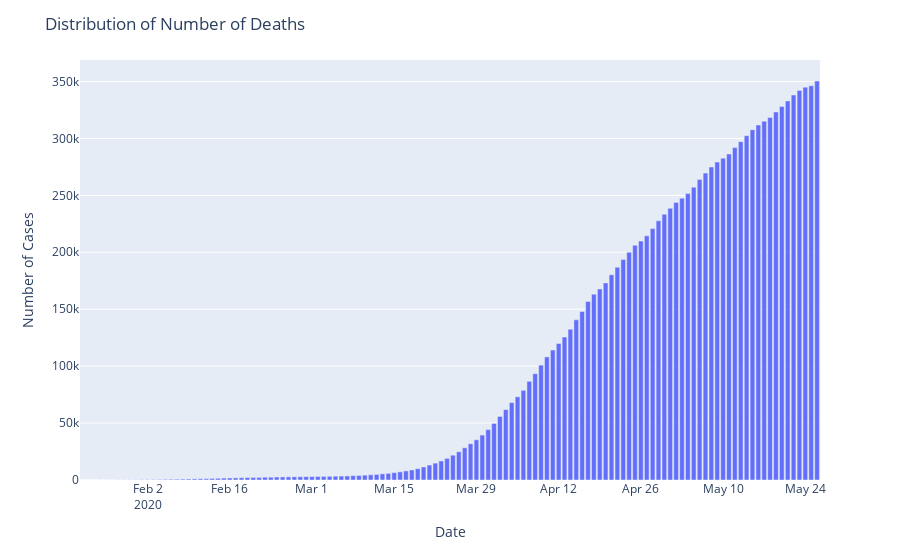

The cell this chart's notebook holds for it:
### Code cell
fig=px.bar(x=datewise.index,y=datewise["Deaths"])
fig.update_layout(title="Distribution of Number of Deaths",
                  xaxis_title="Date",yaxis_title="Number of Cases")
fig.show()
